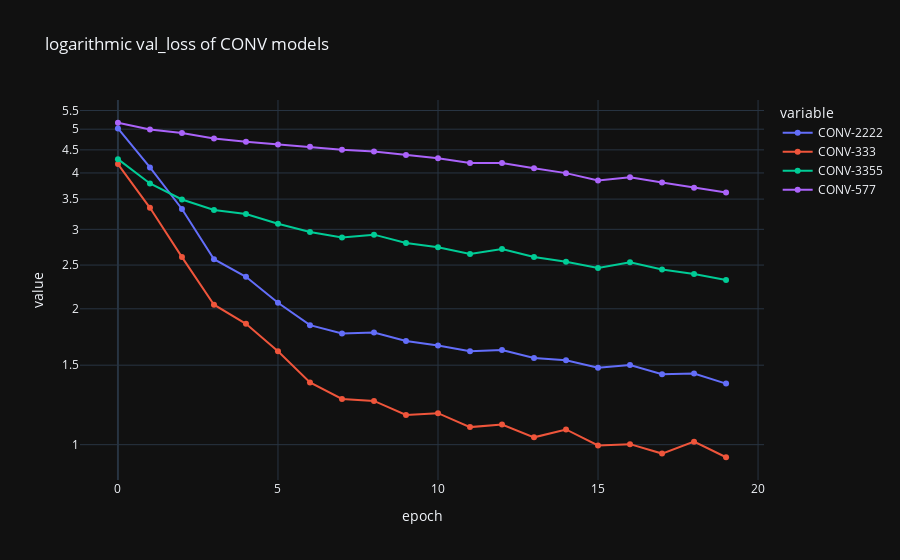

The code cell stored with this chart in its notebook:
### Code cell
plot_selection_metric("CONV")

### Figure 1 — Plotly figure (JSON) as saved in the notebook; plotly's stock layout.template omitted (floating-point values rounded to 4 significant figures)
{"data": [{"hovertemplate": "variable=CONV-2222<br>epoch=%{x}<br>value=%{y}<extra></extra>", "legendgroup": "CONV-2222", "line": {"color": "#636efa", "dash": "solid"}, "marker": {"symbol": "circle"}, "mode": "lines+markers", "name": "CONV-2222", "orientation": "v", "showlegend": true, "type": "scatter", "x": [0, 1, 2, 3, 4, 5, 6, 7, 8, 9, 10, 11, 12, 13, 14, 15, 16, 17, 18, 19], "xaxis": "x", "y": [5.018, 4.114, 3.328, 2.576, 2.355, 2.062, 1.84, 1.764, 1.773, 1.697, 1.659, 1.61, 1.622, 1.555, 1.538, 1.481, 1.502, 1.433, 1.437, 1.366], "yaxis": "y"}, {"hovertemplate": "variable=CONV-333<br>epoch=%{x}<br>value=%{y}<extra></extra>", "legendgroup": "CONV-333", "line": {"color": "#EF553B", "dash": "solid"}, "marker": {"symbol": "circle"}, "mode": "lines+markers", "name": "CONV-333", "orientation": "v", "showlegend": true, "type": "scatter", "x": [0, 1, 2, 3, 4, 5, 6, 7, 8, 9, 10, 11, 12, 13, 14, 15, 16, 17, 18, 19], "xaxis": "x", "y": [4.185, 3.348, 2.603, 2.042, 1.852, 1.611, 1.374, 1.263, 1.25, 1.164, 1.174, 1.094, 1.108, 1.038, 1.081, 0.996, 1.003, 0.9556, 1.016, 0.9379], "yaxis": "y"}, {"hovertemplate": "variable=CONV-3355<br>epoch=%{x}<br>value=%{y}<extra></extra>", "legendgroup": "CONV-3355", "line": {"color": "#00cc96", "dash": "solid"}, "marker": {"symbol": "circle"}, "mode": "lines+markers", "name": "CONV-3355", "orientation": "v", "showlegend": true, "type": "scatter", "x": [0, 1, 2, 3, 4, 5, 6, 7, 8, 9, 10, 11, 12, 13, 14, 15, 16, 17, 18, 19], "xaxis": "x", "y": [4.292, 3.791, 3.494, 3.311, 3.243, 3.086, 2.958, 2.878, 2.92, 2.797, 2.738, 2.646, 2.714, 2.604, 2.542, 2.464, 2.535, 2.445, 2.388, 2.317], "yaxis": "y"}, {"hovertemplate": "variable=CONV-577<br>epoch=%{x}<br>value=%{y}<extra></extra>", "legendgroup": "CONV-577", "line": {"color": "#ab63fa", "dash": "solid"}, "marker": {"symbol": "circle"}, "mode": "lines+markers", "name": "CONV-577", "orientation": "v", "showlegend": true, "type": "scatter", "x": [0, 1, 2, 3, 4, 5, 6, 7, 8, 9, 10, 11, 12, 13, 14, 15, 16, 17, 18, 19], "xaxis": "x", "y": [5.167, 4.994, 4.903, 4.77, 4.688, 4.625, 4.57, 4.503, 4.465, 4.384, 4.313, 4.206, 4.207, 4.096, 3.996, 3.85, 3.914, 3.811, 3.708, 3.622], "yaxis": "y"}], "layout": {"legend": {"title": {"text": "variable"}, "tracegroupgap": 0}, "title": {"text": "logarithmic val_loss of CONV models"}, "xaxis": {"anchor": "y", "domain": [0, 1], "title": {"text": "epoch"}}, "yaxis": {"anchor": "x", "domain": [0, 1], "title": {"text": "value"}, "type": "log"}}}
